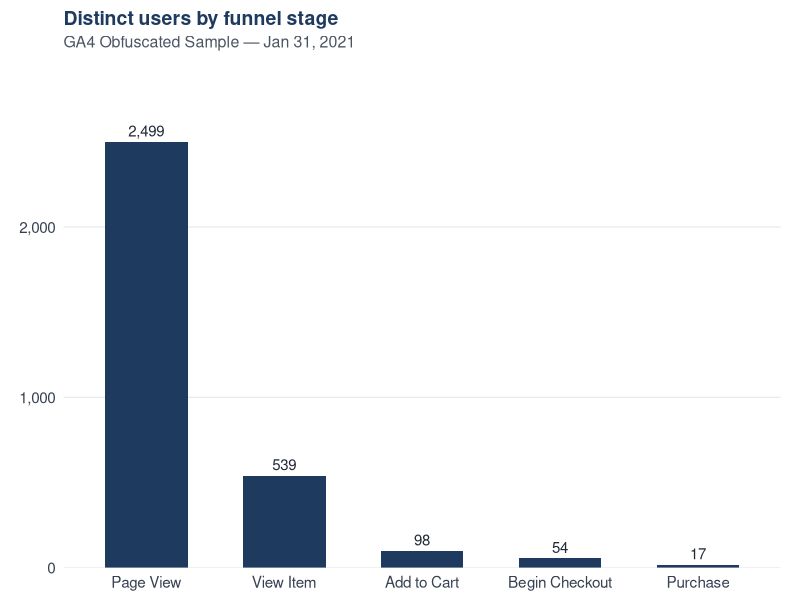
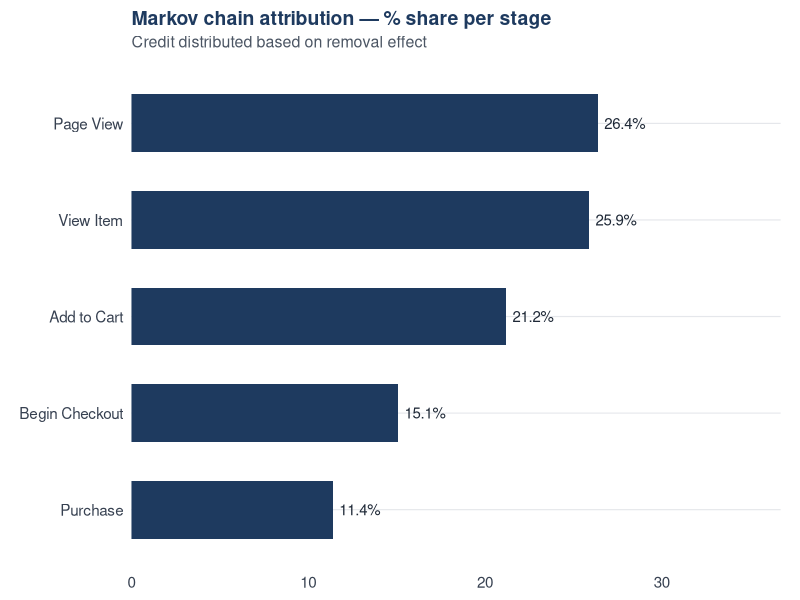
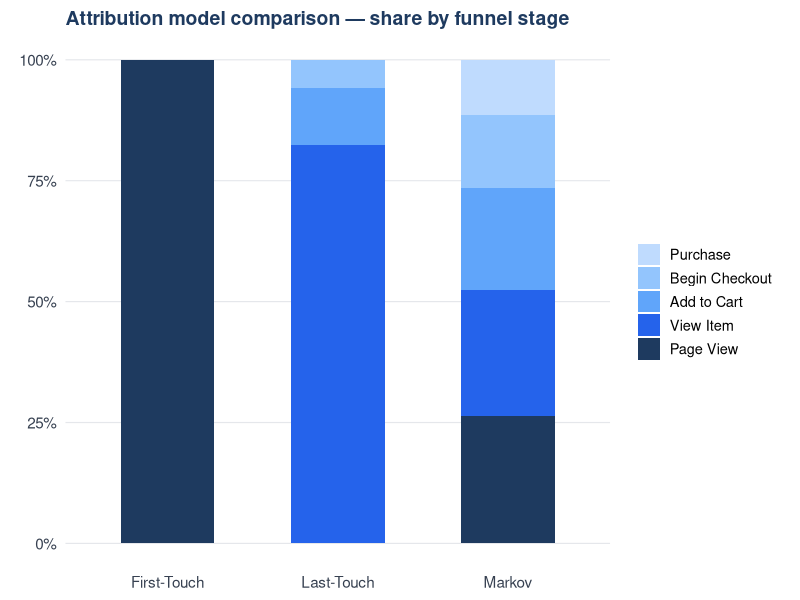

The R source for these figures, in order:
## ---- chunk 1
library(dplyr)
library(ggplot2)
library(scales)
library(knitr)

funnel_order <- c("page_view", "view_item", "add_to_cart",
                  "begin_checkout", "purchase")

funnel <- data.frame(
  event_name = factor(funnel_order, levels = funnel_order),
  users      = c(2499, 539, 98, 54, 17)
)

table_markov <- data.frame(
  channel = factor(funnel_order, levels = funnel_order),
  percent = c(26.4, 25.9, 21.2, 15.1, 11.4)
)

# Shared chart theme — white background, consistent sizes
theme_slide <- function() {
  theme_minimal(base_size = 13) +
    theme(
      plot.title         = element_text(face = "bold", size = 14,
                                        color = "#1E3A5F",
                                        margin = margin(b = 4)),
      plot.subtitle      = element_text(size = 11.5, color = "#4B5563",
                                        margin = margin(b = 10)),
      axis.text          = element_text(size = 11, color = "#374151"),
      axis.title         = element_blank(),
      panel.grid.major.x = element_blank(),
      panel.grid.major.y = element_line(color = "#E5E7EB", linewidth = 0.4),
      panel.grid.minor   = element_blank(),
      plot.background    = element_rect(fill = "white", color = NA),
      panel.background   = element_rect(fill = "white", color = NA),
      plot.margin        = margin(8, 14, 6, 14)
    )
}

BLUE <- "#1E3A5F"
ACC  <- "#2563EB"
## ---- chunk 2
#| fig-width: 9
#| fig-height: 4.2
#| fig-alt: "Bar chart of ecommerce funnel. page_view 2499 users, view_item 539, add_to_cart 98, begin_checkout 54, purchase 17. Each stage drops sharply from the previous."

ggplot(funnel, aes(x = event_name, y = users)) +
  geom_col(fill = BLUE, width = 0.6) +
  geom_text(
    aes(label = scales::comma(users)),
    vjust = -0.5, size = 3.8, color = "#1F2937"
  ) +
  scale_x_discrete(
    labels = c("Page View", "View Item", "Add to Cart",
               "Begin Checkout", "Purchase")
  ) +
  scale_y_continuous(
    labels = scales::comma,
    expand = expansion(mult = c(0, 0.18))
  ) +
  labs(
    title    = "Distinct users by funnel stage",
    subtitle = "GA4 Obfuscated Sample — Jan 31, 2021"
  ) +
  theme_slide()
## ---- chunk 3
#| fig-width: 8
#| fig-height: 4
#| fig-alt: "Horizontal bar chart of Markov chain attribution. page_view 26.4%, view_item 25.9%, add_to_cart 21.2%, begin_checkout 15.1%, purchase 11.4%."

table_markov |>
  ggplot(aes(x = reorder(channel, percent), y = percent)) +
  geom_col(fill = BLUE, width = 0.6) +
  geom_text(
    aes(label = paste0(percent, "%")),
    hjust = -0.15, size = 3.8, color = "#1F2937"
  ) +
  coord_flip() +
  scale_x_discrete(labels = c(
    "page_view"      = "Page View",
    "view_item"      = "View Item",
    "add_to_cart"    = "Add to Cart",
    "begin_checkout" = "Begin Checkout",
    "purchase"       = "Purchase"
  )) +
  scale_y_continuous(
    limits = c(0, 34),
    expand = expansion(mult = c(0, 0.08))
  ) +
  labs(
    title    = "Markov chain attribution — % share per stage",
    subtitle = "Credit distributed based on removal effect"
  ) +
  theme_slide()
## ---- chunk 4
#| fig-width: 9
#| fig-height: 4
#| fig-alt: "Stacked bar chart comparing First-Touch, Last-Touch, and Markov attribution. First-touch gives 100% to page_view. Last-touch gives 82% to view_item. Markov distributes evenly across all five stages."

data.frame(
  channel = rep(c("Page View","View Item","Add to Cart",
                  "Begin Checkout","Purchase"), 3),
  model   = rep(c("First-Touch","Last-Touch","Markov"), each = 5),
  value   = c(
    100,  0,    0,    0,    0,
    0,   82.4, 11.8,  5.9,  0,
    26.4, 25.9, 21.2, 15.1, 11.4
  )
) |>
  mutate(
    channel = factor(channel,
                     levels = rev(c("Page View","View Item","Add to Cart",
                                    "Begin Checkout","Purchase"))),
    model   = factor(model, levels = c("First-Touch","Last-Touch","Markov"))
  ) |>
  ggplot(aes(x = model, y = value, fill = channel)) +
  geom_col(position = "fill", width = 0.55) +
  scale_y_continuous(labels = percent_format()) +
  scale_fill_manual(values = c(
    "Page View"      = "#1E3A5F",
    "View Item"      = "#2563EB",
    "Add to Cart"    = "#60A5FA",
    "Begin Checkout" = "#93C5FD",
    "Purchase"       = "#BFDBFE"
  )) +
  labs(
    title = "Attribution model comparison — share by funnel stage",
    x     = NULL,
    y     = "Share of attributed conversions",
    fill  = NULL
  ) +
  theme_slide() +
  theme(
    legend.position = "right",
    legend.text     = element_text(size = 10.5),
    legend.key.size = unit(0.6, "cm")
  )
